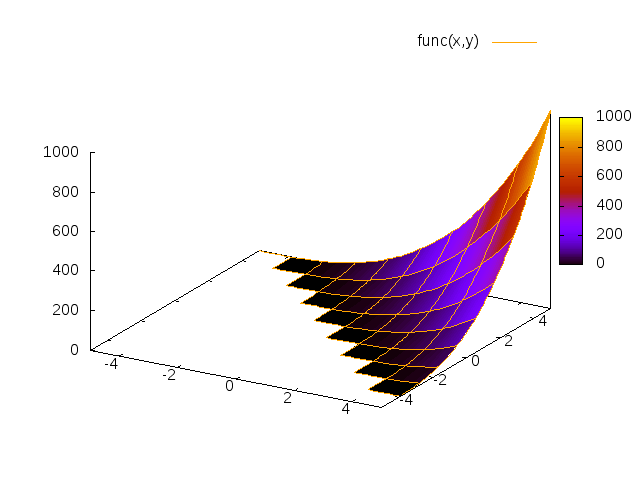

Generate this figure with gnuplot:
set term png
set output '2.png' 

set key at 2,3.5,2
set xyplane 1

func(x,y) = -x>y ? 1/0 : ((x+y)**3 )

set ticslevel 0
set xtics 2
set pm3d

splot [-5:5] [-5:5] [0:1000] func(x,y) lt rgb "orange"
